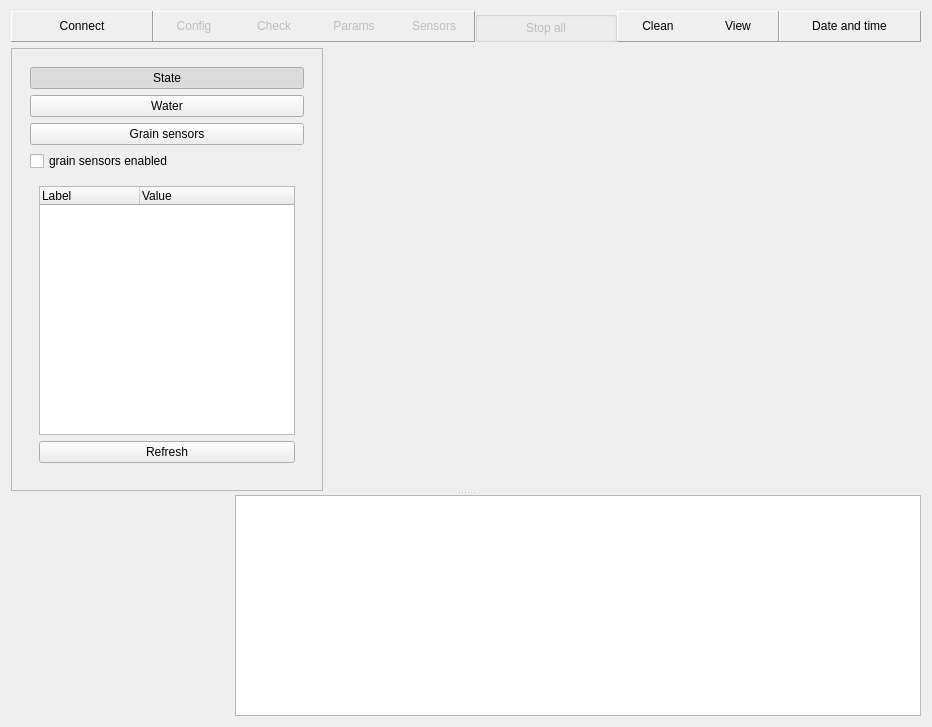
<ui version="4.0" >
 <author>Max Lapan</author>
 <class>MainWindow</class>
 <widget class="QWidget" name="MainWindow" >
  <property name="geometry" >
   <rect>
    <x>0</x>
    <y>0</y>
    <width>932</width>
    <height>727</height>
   </rect>
  </property>
  <property name="windowTitle" >
   <string>Plaun Controller</string>
  </property>
  <layout class="QVBoxLayout" >
   <item>
    <layout class="QHBoxLayout" >
     <property name="spacing" >
      <number>0</number>
     </property>
     <item>
      <widget class="QFrame" name="frame" >
       <property name="frameShape" >
        <enum>QFrame::Panel</enum>
       </property>
       <property name="frameShadow" >
        <enum>QFrame::Raised</enum>
       </property>
       <layout class="QHBoxLayout" >
        <property name="spacing" >
         <number>0</number>
        </property>
        <property name="leftMargin" >
         <number>0</number>
        </property>
        <property name="topMargin" >
         <number>0</number>
        </property>
        <property name="rightMargin" >
         <number>0</number>
        </property>
        <property name="bottomMargin" >
         <number>0</number>
        </property>
        <item>
         <widget class="DoubleClickButton" name="connectButton" >
          <property name="text" >
           <string>Connect</string>
          </property>
          <property name="checkable" >
           <bool>true</bool>
          </property>
          <property name="flat" >
           <bool>true</bool>
          </property>
         </widget>
        </item>
       </layout>
      </widget>
     </item>
     <item>
      <widget class="QFrame" name="frame_3" >
       <property name="frameShape" >
        <enum>QFrame::Panel</enum>
       </property>
       <property name="frameShadow" >
        <enum>QFrame::Raised</enum>
       </property>
       <layout class="QHBoxLayout" >
        <property name="spacing" >
         <number>0</number>
        </property>
        <property name="leftMargin" >
         <number>0</number>
        </property>
        <property name="topMargin" >
         <number>0</number>
        </property>
        <property name="rightMargin" >
         <number>0</number>
        </property>
        <property name="bottomMargin" >
         <number>0</number>
        </property>
        <item>
         <widget class="QPushButton" name="configButton" >
          <property name="enabled" >
           <bool>false</bool>
          </property>
          <property name="text" >
           <string>Config</string>
          </property>
          <property name="checkable" >
           <bool>true</bool>
          </property>
          <property name="flat" >
           <bool>true</bool>
          </property>
         </widget>
        </item>
        <item>
         <widget class="QPushButton" name="checkButton" >
          <property name="enabled" >
           <bool>false</bool>
          </property>
          <property name="text" >
           <string>Check</string>
          </property>
          <property name="checkable" >
           <bool>true</bool>
          </property>
          <property name="flat" >
           <bool>true</bool>
          </property>
         </widget>
        </item>
        <item>
         <widget class="QPushButton" name="paramsButton" >
          <property name="enabled" >
           <bool>false</bool>
          </property>
          <property name="text" >
           <string>Params</string>
          </property>
          <property name="checkable" >
           <bool>true</bool>
          </property>
          <property name="flat" >
           <bool>true</bool>
          </property>
         </widget>
        </item>
        <item>
         <widget class="QPushButton" name="sensorsButton" >
          <property name="enabled" >
           <bool>false</bool>
          </property>
          <property name="text" >
           <string>Sensors</string>
          </property>
          <property name="checkable" >
           <bool>true</bool>
          </property>
          <property name="flat" >
           <bool>true</bool>
          </property>
         </widget>
        </item>
       </layout>
      </widget>
     </item>
     <item>
      <widget class="QGroupBox" name="groupBox" >
       <property name="title" >
        <string/>
       </property>
       <layout class="QHBoxLayout" >
        <property name="spacing" >
         <number>0</number>
        </property>
        <property name="leftMargin" >
         <number>0</number>
        </property>
        <property name="topMargin" >
         <number>0</number>
        </property>
        <property name="rightMargin" >
         <number>0</number>
        </property>
        <property name="bottomMargin" >
         <number>0</number>
        </property>
        <item>
         <widget class="QPushButton" name="globalStopButton" >
          <property name="enabled" >
           <bool>false</bool>
          </property>
          <property name="text" >
           <string>Stop all</string>
          </property>
          <property name="flat" >
           <bool>true</bool>
          </property>
         </widget>
        </item>
       </layout>
      </widget>
     </item>
     <item>
      <widget class="QFrame" name="frame_7" >
       <property name="frameShape" >
        <enum>QFrame::Panel</enum>
       </property>
       <property name="frameShadow" >
        <enum>QFrame::Raised</enum>
       </property>
       <layout class="QHBoxLayout" >
        <property name="spacing" >
         <number>0</number>
        </property>
        <property name="leftMargin" >
         <number>0</number>
        </property>
        <property name="topMargin" >
         <number>0</number>
        </property>
        <property name="rightMargin" >
         <number>0</number>
        </property>
        <property name="bottomMargin" >
         <number>0</number>
        </property>
        <item>
         <widget class="QPushButton" name="cleanButton" >
          <property name="text" >
           <string>Clean</string>
          </property>
          <property name="checkable" >
           <bool>true</bool>
          </property>
          <property name="flat" >
           <bool>true</bool>
          </property>
         </widget>
        </item>
        <item>
         <widget class="QPushButton" name="viewButton" >
          <property name="text" >
           <string>View</string>
          </property>
          <property name="checkable" >
           <bool>true</bool>
          </property>
          <property name="flat" >
           <bool>true</bool>
          </property>
         </widget>
        </item>
       </layout>
      </widget>
     </item>
     <item>
      <widget class="QFrame" name="frame_8" >
       <property name="frameShape" >
        <enum>QFrame::Panel</enum>
       </property>
       <property name="frameShadow" >
        <enum>QFrame::Raised</enum>
       </property>
       <layout class="QHBoxLayout" >
        <property name="spacing" >
         <number>0</number>
        </property>
        <property name="leftMargin" >
         <number>0</number>
        </property>
        <property name="topMargin" >
         <number>0</number>
        </property>
        <property name="rightMargin" >
         <number>0</number>
        </property>
        <property name="bottomMargin" >
         <number>0</number>
        </property>
        <item>
         <widget class="QLabel" name="dateAndTimeLabel" >
          <property name="sizePolicy" >
           <sizepolicy vsizetype="Maximum" hsizetype="Maximum" >
            <horstretch>0</horstretch>
            <verstretch>0</verstretch>
           </sizepolicy>
          </property>
          <property name="text" >
           <string>Date and time</string>
          </property>
          <property name="alignment" >
           <set>Qt::AlignCenter</set>
          </property>
         </widget>
        </item>
       </layout>
      </widget>
     </item>
    </layout>
   </item>
   <item>
    <widget class="QSplitter" name="splitter" >
     <property name="orientation" >
      <enum>Qt::Vertical</enum>
     </property>
     <widget class="QWidget" name="layoutWidget" >
      <layout class="QHBoxLayout" >
       <item>
        <widget class="QFrame" name="settingsPanel" >
         <property name="sizePolicy" >
          <sizepolicy vsizetype="Preferred" hsizetype="Maximum" >
           <horstretch>0</horstretch>
           <verstretch>0</verstretch>
          </sizepolicy>
         </property>
         <property name="frameShape" >
          <enum>QFrame::StyledPanel</enum>
         </property>
         <property name="frameShadow" >
          <enum>QFrame::Raised</enum>
         </property>
         <layout class="QVBoxLayout" >
          <item>
           <widget class="QStackedWidget" name="stackedWidget" >
            <property name="sizePolicy" >
             <sizepolicy vsizetype="Preferred" hsizetype="Maximum" >
              <horstretch>0</horstretch>
              <verstretch>0</verstretch>
             </sizepolicy>
            </property>
            <property name="currentIndex" >
             <number>1</number>
            </property>
            <widget class="QWidget" name="config" >
             <layout class="QVBoxLayout" >
              <item>
               <widget class="QGroupBox" name="groupBox_2" >
                <property name="title" >
                 <string>Active stages</string>
                </property>
                <layout class="QVBoxLayout" >
                 <item>
                  <widget class="QCheckBox" name="stage1ActiveCheckBox" >
                   <property name="text" >
                    <string>Stage 1</string>
                   </property>
                  </widget>
                 </item>
                 <item>
                  <widget class="QCheckBox" name="stage2ActiveCheckBox" >
                   <property name="text" >
                    <string>Stage 2</string>
                   </property>
                  </widget>
                 </item>
                 <item>
                  <widget class="QCheckBox" name="stage3ActiveCheckBox" >
                   <property name="text" >
                    <string>Stage 3</string>
                   </property>
                  </widget>
                 </item>
                 <item>
                  <widget class="QCheckBox" name="stage4ActiveCheckBox" >
                   <property name="text" >
                    <string>Stage 4</string>
                   </property>
                  </widget>
                 </item>
                 <item>
                  <widget class="QPushButton" name="applyStagesButton" >
                   <property name="text" >
                    <string>Apply</string>
                   </property>
                  </widget>
                 </item>
                 <item>
                  <spacer>
                   <property name="orientation" >
                    <enum>Qt::Vertical</enum>
                   </property>
                   <property name="sizeHint" >
                    <size>
                     <width>20</width>
                     <height>20</height>
                    </size>
                   </property>
                  </spacer>
                 </item>
                </layout>
               </widget>
              </item>
             </layout>
            </widget>
            <widget class="QWidget" name="check" >
             <layout class="QVBoxLayout" >
              <item>
               <widget class="QPushButton" name="checkStateButton" >
                <property name="text" >
                 <string>State</string>
                </property>
                <property name="checkable" >
                 <bool>true</bool>
                </property>
                <property name="checked" >
                 <bool>true</bool>
                </property>
                <property name="autoExclusive" >
                 <bool>true</bool>
                </property>
               </widget>
              </item>
              <item>
               <widget class="QPushButton" name="checkWaterButton" >
                <property name="text" >
                 <string>Water</string>
                </property>
                <property name="checkable" >
                 <bool>true</bool>
                </property>
                <property name="autoExclusive" >
                 <bool>true</bool>
                </property>
               </widget>
              </item>
              <item>
               <widget class="QPushButton" name="checkGrainSensorsButton" >
                <property name="text" >
                 <string>Grain sensors</string>
                </property>
                <property name="checkable" >
                 <bool>true</bool>
                </property>
                <property name="autoExclusive" >
                 <bool>true</bool>
                </property>
               </widget>
              </item>
              <item>
               <widget class="QCheckBox" name="grainSensorsEnabledCheck" >
                <property name="text" >
                 <string>grain sensors enabled</string>
                </property>
               </widget>
              </item>
              <item>
               <widget class="QStackedWidget" name="checkStackedWidget" >
                <property name="currentIndex" >
                 <number>0</number>
                </property>
                <widget class="QWidget" name="state" >
                 <layout class="QVBoxLayout" >
                  <item>
                   <widget class="QTreeWidget" name="stateTreeWidget" >
                    <property name="allColumnsShowFocus" >
                     <bool>true</bool>
                    </property>
                    <column>
                     <property name="text" >
                      <string>Label</string>
                     </property>
                    </column>
                    <column>
                     <property name="text" >
                      <string>Value</string>
                     </property>
                    </column>
                   </widget>
                  </item>
                  <item>
                   <widget class="QPushButton" name="stateRefreshButton" >
                    <property name="text" >
                     <string>Refresh</string>
                    </property>
                   </widget>
                  </item>
                 </layout>
                </widget>
                <widget class="QWidget" name="water" >
                 <layout class="QVBoxLayout" >
                  <item>
                   <widget class="QCheckBox" name="checkWaterStage1Check" >
                    <property name="text" >
                     <string>Stage 1</string>
                    </property>
                   </widget>
                  </item>
                  <item>
                   <widget class="QCheckBox" name="checkWaterStage2Check" >
                    <property name="text" >
                     <string>Stage 2</string>
                    </property>
                   </widget>
                  </item>
                  <item>
                   <widget class="QCheckBox" name="checkWaterStage3Check" >
                    <property name="text" >
                     <string>Stage 3</string>
                    </property>
                   </widget>
                  </item>
                  <item>
                   <widget class="QCheckBox" name="checkWaterStage4Check" >
                    <property name="text" >
                     <string>Stage 4</string>
                    </property>
                   </widget>
                  </item>
                  <item>
                   <spacer>
                    <property name="orientation" >
                     <enum>Qt::Vertical</enum>
                    </property>
                    <property name="sizeHint" >
                     <size>
                      <width>20</width>
                      <height>40</height>
                     </size>
                    </property>
                   </spacer>
                  </item>
                  <item>
                   <widget class="QPushButton" name="applyCheckWaterButton" >
                    <property name="text" >
                     <string>Set water state</string>
                    </property>
                   </widget>
                  </item>
                 </layout>
                </widget>
                <widget class="QWidget" name="sensors" >
                 <layout class="QVBoxLayout" >
                  <item>
                   <layout class="QGridLayout" >
                    <item row="0" column="0" >
                     <widget class="QCheckBox" name="checkGrainStage1Check" >
                      <property name="text" >
                       <string>Stage 1</string>
                      </property>
                     </widget>
                    </item>
                    <item row="0" column="1" >
                     <widget class="QLabel" name="checkGrainStage1Label" >
                      <property name="text" >
                       <string/>
                      </property>
                     </widget>
                    </item>
                    <item row="1" column="0" >
                     <widget class="QCheckBox" name="checkGrainStage2Check" >
                      <property name="text" >
                       <string>Stage 2</string>
                      </property>
                     </widget>
                    </item>
                    <item row="1" column="1" >
                     <widget class="QLabel" name="checkGrainStage2Label" >
                      <property name="text" >
                       <string/>
                      </property>
                     </widget>
                    </item>
                    <item row="2" column="0" >
                     <widget class="QCheckBox" name="checkGrainStage3Check" >
                      <property name="text" >
                       <string>Stage 3</string>
                      </property>
                     </widget>
                    </item>
                    <item row="2" column="1" >
                     <widget class="QLabel" name="checkGrainStage3Label" >
                      <property name="text" >
                       <string/>
                      </property>
                     </widget>
                    </item>
                    <item row="3" column="0" >
                     <widget class="QCheckBox" name="checkGrainStage4Check" >
                      <property name="text" >
                       <string>Stage 4</string>
                      </property>
                     </widget>
                    </item>
                    <item row="3" column="1" >
                     <widget class="QLabel" name="checkGrainStage4Label" >
                      <property name="text" >
                       <string/>
                      </property>
                     </widget>
                    </item>
                   </layout>
                  </item>
                  <item>
                   <spacer>
                    <property name="orientation" >
                     <enum>Qt::Vertical</enum>
                    </property>
                    <property name="sizeHint" >
                     <size>
                      <width>256</width>
                      <height>71</height>
                     </size>
                    </property>
                   </spacer>
                  </item>
                  <item>
                   <widget class="QPushButton" name="checkGrainStageApplyButton" >
                    <property name="text" >
                     <string>Check grain</string>
                    </property>
                   </widget>
                  </item>
                 </layout>
                </widget>
               </widget>
              </item>
             </layout>
            </widget>
            <widget class="QWidget" name="sensors" >
             <layout class="QVBoxLayout" >
              <item>
               <widget class="QCheckBox" name="checkBox" >
                <property name="text" >
                 <string>CheckBox</string>
                </property>
               </widget>
              </item>
              <item>
               <widget class="QCheckBox" name="checkBox_2" >
                <property name="text" >
                 <string>CheckBox</string>
                </property>
               </widget>
              </item>
              <item>
               <widget class="QCheckBox" name="checkBox_3" >
                <property name="text" >
                 <string>CheckBox</string>
                </property>
               </widget>
              </item>
              <item>
               <widget class="QCheckBox" name="checkBox_4" >
                <property name="text" >
                 <string>CheckBox</string>
                </property>
               </widget>
              </item>
              <item>
               <spacer>
                <property name="orientation" >
                 <enum>Qt::Vertical</enum>
                </property>
                <property name="sizeHint" >
                 <size>
                  <width>20</width>
                  <height>40</height>
                 </size>
                </property>
               </spacer>
              </item>
             </layout>
            </widget>
            <widget class="QWidget" name="params" />
           </widget>
          </item>
         </layout>
        </widget>
       </item>
       <item>
        <widget class="QStackedWidget" name="mainStackWidget" >
         <property name="currentIndex" >
          <number>0</number>
         </property>
         <widget class="QWidget" name="page_2" >
          <layout class="QHBoxLayout" >
           <item>
            <widget class="QFrame" name="outlinePanel" >
             <layout class="QHBoxLayout" >
              <property name="leftMargin" >
               <number>0</number>
              </property>
              <property name="topMargin" >
               <number>0</number>
              </property>
              <property name="rightMargin" >
               <number>0</number>
              </property>
              <property name="bottomMargin" >
               <number>0</number>
              </property>
              <item>
               <widget class="StageControl" native="1" name="stageControl1" />
              </item>
              <item>
               <widget class="StageControl" native="1" name="stageControl2" />
              </item>
              <item>
               <widget class="StageControl" native="1" name="stageControl3" />
              </item>
              <item>
               <widget class="StageControl" native="1" name="stageControl4" />
              </item>
             </layout>
            </widget>
           </item>
          </layout>
         </widget>
         <widget class="QWidget" name="page_4" >
          <layout class="QVBoxLayout" >
           <item>
            <spacer>
             <property name="orientation" >
              <enum>Qt::Horizontal</enum>
             </property>
             <property name="sizeHint" >
              <size>
               <width>40</width>
               <height>20</height>
              </size>
             </property>
            </spacer>
           </item>
           <item>
            <widget class="QLabel" name="label" >
             <property name="text" >
              <string>History page stub</string>
             </property>
            </widget>
           </item>
           <item>
            <spacer>
             <property name="orientation" >
              <enum>Qt::Vertical</enum>
             </property>
             <property name="sizeHint" >
              <size>
               <width>20</width>
               <height>40</height>
              </size>
             </property>
            </spacer>
           </item>
          </layout>
         </widget>
         <widget class="QWidget" name="page_3" >
          <layout class="QVBoxLayout" >
           <item>
            <layout class="QHBoxLayout" >
             <item>
              <widget class="QLineEdit" name="consoleCommandInput" />
             </item>
             <item>
              <widget class="QPushButton" name="consoleSendButton" >
               <property name="text" >
                <string>&amp;Send</string>
               </property>
              </widget>
             </item>
             <item>
              <widget class="QPushButton" name="sendFileButton" >
               <property name="text" >
                <string>Send &amp;file</string>
               </property>
              </widget>
             </item>
            </layout>
           </item>
           <item>
            <widget class="QSplitter" name="splitter_2" >
             <property name="orientation" >
              <enum>Qt::Horizontal</enum>
             </property>
             <widget class="QTextEdit" name="consoleEditor" >
              <property name="font" >
               <font>
                <family>Terminus</family>
               </font>
              </property>
              <property name="readOnly" >
               <bool>true</bool>
              </property>
              <property name="html" >
               <string>&lt;html>&lt;head>&lt;meta name="qrichtext" content="1" />&lt;style type="text/css">
p, li { white-space: pre-wrap; }
&lt;/style>&lt;/head>&lt;body style=" font-family:'Terminus'; font-size:12pt; font-weight:400; font-style:normal;">
&lt;p style=" margin-top:0px; margin-bottom:0px; margin-left:0px; margin-right:0px; -qt-block-indent:0; text-indent:0px; font-size:11pt;">Plaund interactive console.&lt;/p>&lt;/body>&lt;/html></string>
              </property>
             </widget>
             <widget class="QTextEdit" name="autoLogEditor" >
              <property name="font" >
               <font/>
              </property>
              <property name="readOnly" >
               <bool>true</bool>
              </property>
              <property name="html" >
               <string>&lt;html>&lt;head>&lt;meta name="qrichtext" content="1" />&lt;style type="text/css">
p, li { white-space: pre-wrap; }
&lt;/style>&lt;/head>&lt;body style=" font-family:'Verdana'; font-size:12pt; font-weight:400; font-style:normal;">
&lt;p style="-qt-paragraph-type:empty; margin-top:0px; margin-bottom:0px; margin-left:0px; margin-right:0px; -qt-block-indent:0; text-indent:0px; font-family:'Terminus'; font-size:11pt;">&lt;/p>&lt;/body>&lt;/html></string>
              </property>
             </widget>
            </widget>
           </item>
          </layout>
         </widget>
        </widget>
       </item>
      </layout>
     </widget>
     <widget class="QWidget" name="" >
      <layout class="QHBoxLayout" >
       <item>
        <widget class="QFrame" name="bsuControlPanel" >
         <property name="frameShape" >
          <enum>QFrame::NoFrame</enum>
         </property>
         <property name="frameShadow" >
          <enum>QFrame::Plain</enum>
         </property>
         <layout class="QVBoxLayout" >
          <item>
           <widget class="BSUControl" native="1" name="bsuControl" >
            <property name="sizePolicy" >
             <sizepolicy vsizetype="Preferred" hsizetype="Minimum" >
              <horstretch>0</horstretch>
              <verstretch>0</verstretch>
             </sizepolicy>
            </property>
            <property name="minimumSize" >
             <size>
              <width>200</width>
              <height>0</height>
             </size>
            </property>
           </widget>
          </item>
         </layout>
        </widget>
       </item>
       <item>
        <widget class="QListWidget" name="logListView" />
       </item>
      </layout>
     </widget>
    </widget>
   </item>
  </layout>
 </widget>
 <customwidgets>
  <customwidget>
   <class>DoubleClickButton</class>
   <extends>QPushButton</extends>
   <header>doubleclickbutton.h</header>
  </customwidget>
  <customwidget>
   <class>StageControl</class>
   <extends>QWidget</extends>
   <header>stagecontrol.h</header>
   <container>1</container>
  </customwidget>
  <customwidget>
   <class>BSUControl</class>
   <extends>QWidget</extends>
   <header>bsucontrol.h</header>
   <container>1</container>
  </customwidget>
 </customwidgets>
 <resources/>
 <connections>
  <connection>
   <sender>consoleCommandInput</sender>
   <signal>returnPressed()</signal>
   <receiver>consoleSendButton</receiver>
   <slot>click()</slot>
   <hints>
    <hint type="sourcelabel" >
     <x>698</x>
     <y>82</y>
    </hint>
    <hint type="destinationlabel" >
     <x>905</x>
     <y>82</y>
    </hint>
   </hints>
  </connection>
 </connections>
</ui>
